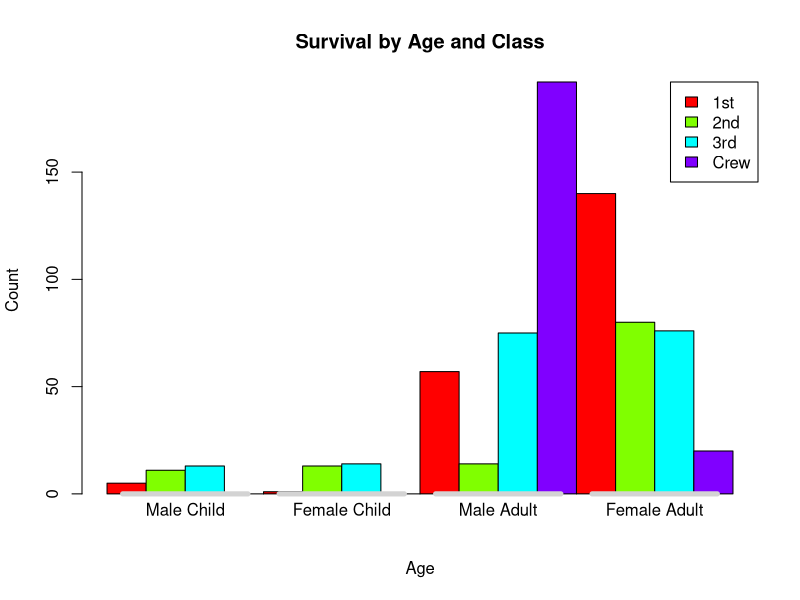
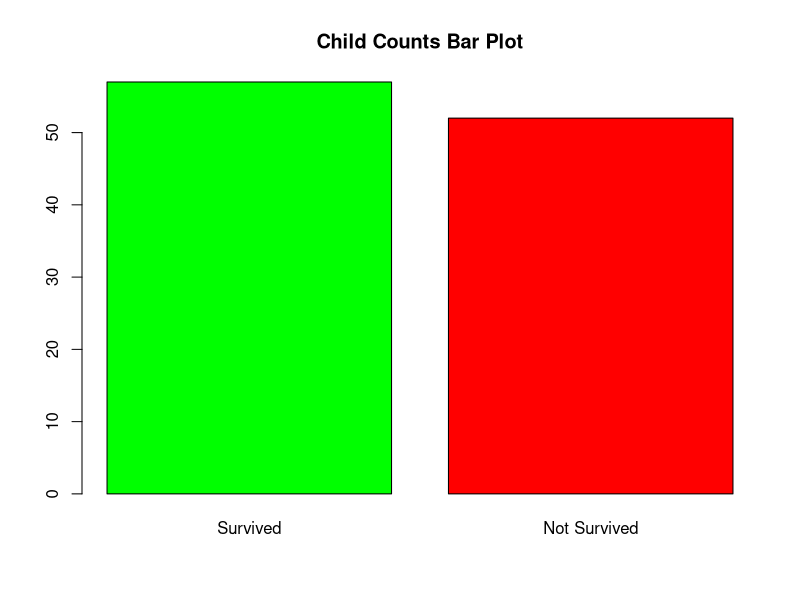
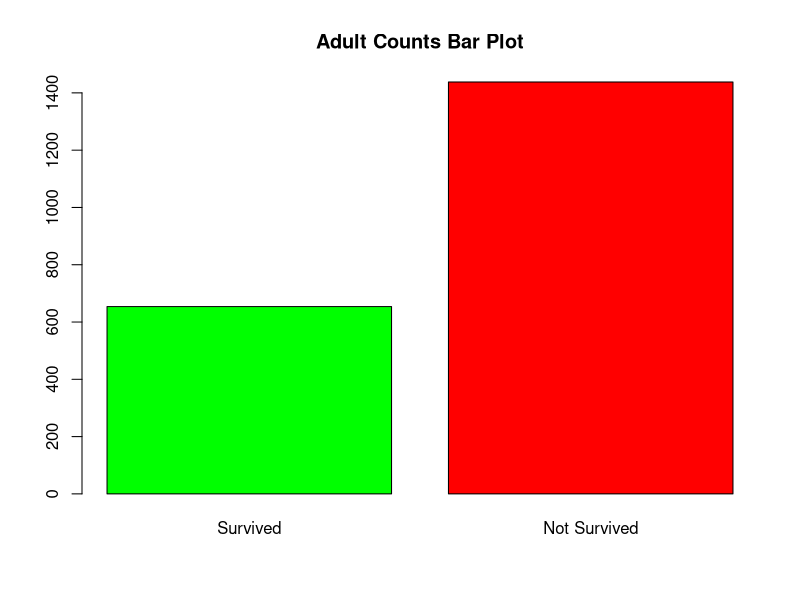
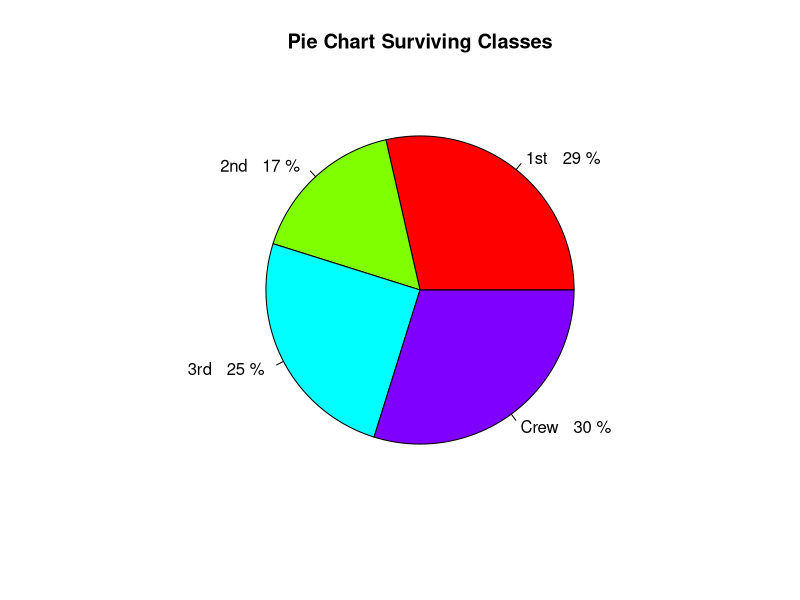
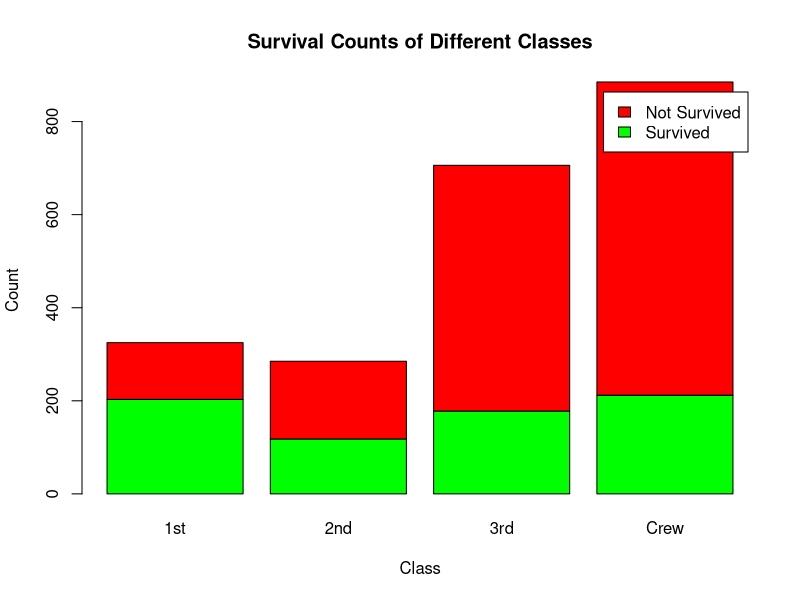
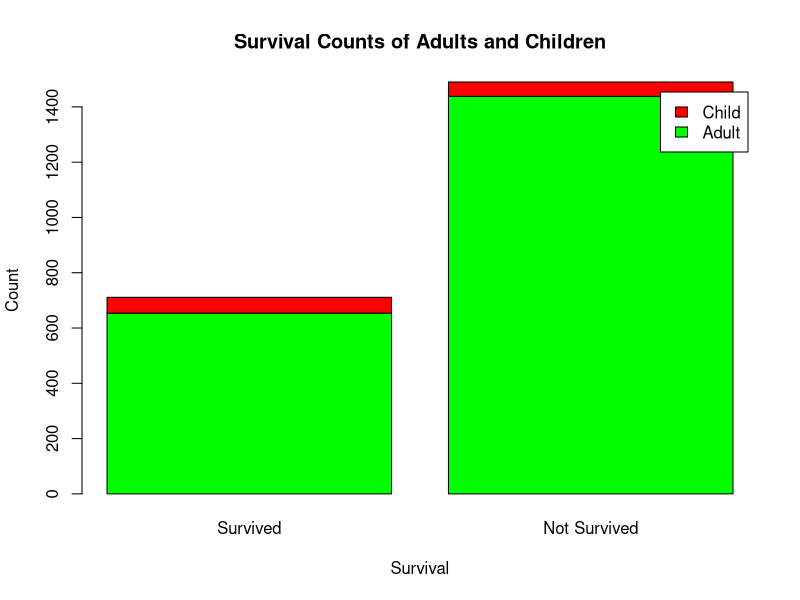
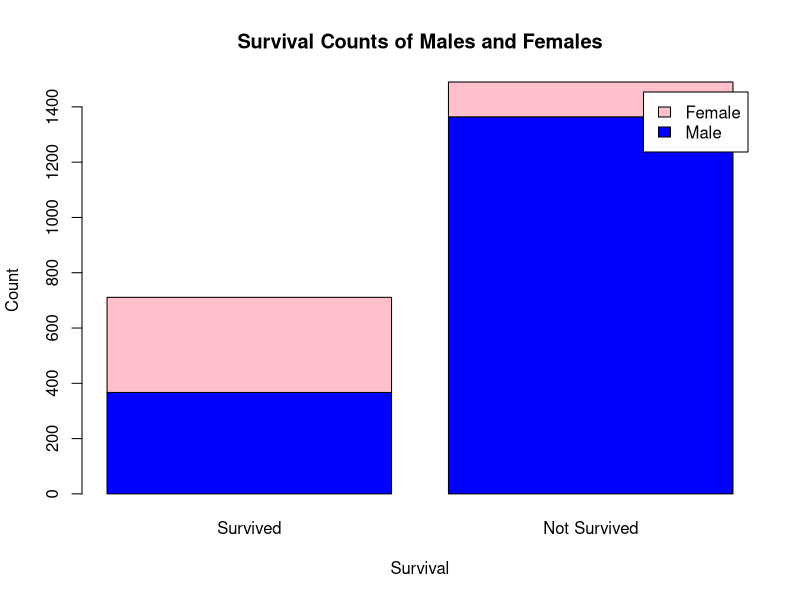
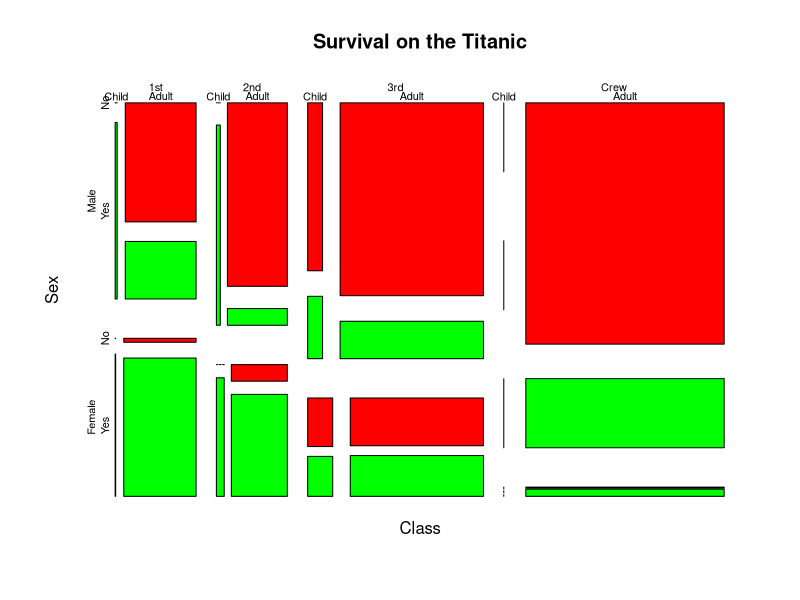

Write the R code that produced these figures, in order.
# Alex Gibbons and Lauren Kawecki
# CMPT 363 - Data Mining
# Dr. Ankur Agrawal
# Due: February 19, 2024

# Assignment #2
# Titanic Dataset charts
library(graphics)
library(ggplot2)
# 1. Bar Chart of Class Survival counts by age and gender
	# This bar chart displays the survival counts based on age and gender within each of the 4 classes
	# Each group is labeled below the x axis and is visiually grouped by a horizontal gray line
barplot(as.matrix(Titanic[,,,"Yes"]), beside=TRUE, legend=rownames(Titanic), 
        main="Survival by Age and Class", xlab="Age", ylab="Count", 
        col=rainbow(length(rownames(Titanic))), 
        args.legend=list(x="topright"))
text(c(3, 7, 11, 15), -0.5, c("Male Child", "Female Child", "Male Adult", "Female Adult"), pos=1, xpd=TRUE)
segments(x0 = c(1, 5, 9, 13) + 0.4, x1 = c(5, 9, 13, 17) - 0.4, y0 = 0, y1 = 0, col = "lightgray", lwd = 5)

# 2. Bar chart of Children Survival Counts
	# This bar chart displays the counts of children that survived vs those that did not
barplot(c(sum(Titanic[,,1,2]),sum(Titanic[,,1,1])),
        main="Child Counts Bar Plot",
        col=c("green","red"),
        names.arg = c("Survived","Not Survived"))

# 3. Bar chart of Adult Survival Counts
	# This bar chart displays the counts of adults that survived vs those that did not
barplot(c(sum(Titanic[,,2,2]),sum(Titanic[,,2,1])),
        main="Adult Counts Bar Plot",
        col=c("green","red"),
        names.arg = c("Survived","Not Survived"))

# 4. Pie Chart Survival Rate by Class
	# This pie chart illustrates the survival rate of passengers from each Class
	# Each slice represents a class
class_survive_slices<-c(sum(Titanic[1,,,"Yes"]),sum(Titanic[2,,,"Yes"]),sum(Titanic[3,,,"Yes"]),sum(Titanic[4,,,"Yes"]))
class_survive_pct<-round(class_survive_slices/sum(class_survive_slices)*100)
class_survive_pie_lbls<-paste(rownames(Titanic), " ", class_survive_pct,"%",sept="")
pie(class_survive_slices,labels=class_survive_pie_lbls,col=rainbow(length(class_survive_pie_lbls)),main="Pie Chart Surviving Classes")

# 5. Stacked Bar Chart of Class Survival Counts
	# This stacked bar chart compares the survival counts between classes
	# Each bar is broken in two segments representing survivors and non-survivors
class_survived <- c(sum(Titanic[1,,,"Yes"]),sum(Titanic[2,,,"Yes"]),sum(Titanic[3,,,"Yes"]),sum(Titanic[4,,,"Yes"]))
class_not_survived <- c(sum(Titanic[1,,,"No"]),sum(Titanic[2,,,"No"]),sum(Titanic[3,,,"No"]),sum(Titanic[4,,,"No"]))
class_bar_data <- rbind(class_survived,class_not_survived)
barplot(class_bar_data, col = c("green","red"),
        names.arg = rownames(Titanic),
        legend.text = c("Survived","Not Survived"),
        xlab = "Class", ylab="Count",
        main = "Survival Counts of Different Classes")

# 6. Stacked Bar Chart of Survival Counts Adult vs Child
	# This stacked bar chart compares the survival counts between ages
	# Each bar represents total count of those that survived and those that did not
	# Each bar is broken in two colored segments representing child and adults
adult_survival <- c(sum(Titanic[,,2,"Yes"]), sum(Titanic[,,2,"No"]))
child_survival <- c(sum(Titanic[,,1,"Yes"]), sum(Titanic[,,1,"No"]))
age_bar_data <- rbind(adult_survival, child_survival)
barplot(age_bar_data, col = c("green", "red"),
        names.arg = c("Survived", "Not Survived"),
        legend.text = c("Adult", "Child"),
        xlab = "Survival", ylab = "Count",
        main = "Survival Counts of Adults and Children")

# 7. Stacked Bar Chart male vs female survive not survive
	# This stacked bar chart compares survival counts between males and females
	# Each bar represents total count of survivors and non-survivors and is broken up 
	#	by color to indicate male or female
male_survival<-c(sum(Titanic[,1,,2]),sum(Titanic[,1,,1]))
female_survival<-c(sum(Titanic[,2,,2]),sum(Titanic[,2,,1]))
gender_data<-rbind(male_survival,female_survival)
barplot(gender_data, col=c("blue","pink"), 
        names.arg = c("Survived","Not Survived"), 
        legend.text = c("Male","Female"), 
        xlab = "Survival", ylab = "Count", 
        main = "Survival Counts of Males and Females")

# 8. Mosaic Plot of all data
	# This mosaic plot provides and overview of survival data on the Titanic
	# It displays the proportions of survivors and non-survivors across different categories(class, sex, age). 
	# The colors indicate whether they survived (green) or did not survive (green)
mosaicplot(Titanic, main = "Survival on the Titanic", col=c("red","green"))

# 9. Scatter Plot of Passenger Survival Rate by Class
	# This scatter plot visualizes the survival rate of passengers across different classes.
	# The survival rate is calculated by dividing the count of survivors divided by the total
	#	number of passengers in that class.
	# Each point on the plot represents a class with its corresponding survival rate.
class_survival <- c(sum(Titanic[1,,,"Yes"]), sum(Titanic[1,,,"No"]), 
                    sum(Titanic[2,,,"Yes"]), sum(Titanic[2,,,"No"]), 
                    sum(Titanic[3,,,"Yes"]), sum(Titanic[3,,,"No"]), 
                    sum(Titanic[4,,,"Yes"]), sum(Titanic[4,,,"No"]))
class_survival_rate <- class_survival[seq(1, length(class_survival), by = 2)] / 
                       (class_survival[seq(1, length(class_survival), by = 2)] + 
                        class_survival[seq(2, length(class_survival), by = 2)])
plot(x = c(1,2,3,4), y = class_survival_rate, 
     main = "Survival Rate by Passenger Class", 
     xlab = "Passenger Class", ylab = "Survival Rate", 
     col = rainbow(length(rownames(Titanic))), pch = 16,
	 xlim = c(0.5,4.5))
legend("topright", legend = rownames(Titanic), col = rainbow(length(rownames(Titanic))), pch = 16, title = "Passenger Class")

# 10. Heatmap of Survival Rates by class and gender
	# This heatmap displays the Survival Rates of classes and genders/
	# It is color-coded such that red indicates lower survival rates and green indicates higher rates
survival_rates <- apply(Titanic[, , , "Yes"], c(1, 2), sum) / 
                    apply(Titanic, c(1, 2), sum)
survival_df <- as.data.frame(survival_rates)
survival_df_long <- reshape(survival_df, direction = "long", idvar = "Class", varying = list(c("Male", "Female")), timevar = "Gender", v.names = "Survival Rate")
survival_df_long$Class <- c("1st","2nd","3rd","Crew","1st","2nd","3rd","Crew")
survival_df_long$Gender<-c("Male","Male","Male","Male","Female","Female","Female","Female")
heatmap<-ggplot(survival_df_long, aes(x = Gender, y = Class, fill = `Survival Rate`)) +
  geom_tile() +
  scale_fill_gradient(low = "red", high = "green") +
  labs(title = "Survival Rates by Class and Gender",
       x = "Gender",
       y = "Class",
       fill = "Survival Rate") +
  theme_minimal() +
  theme(axis.text.x = element_text(angle = 45, hjust = 1))
print(heatmap)

